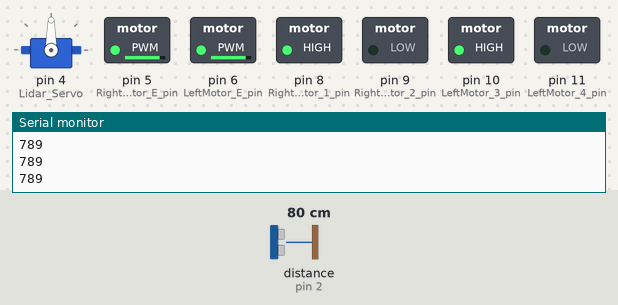
This sketch was run on a simulated Arduino Uno, built with avr-gcc and run on an emulated ATmega328P. On the bench: servo, switched loads named in the sketch (green lamp = pin HIGH), the last lines printed to the serial monitor. Wiring (inferred from the names in the program): ultrasonic range finder: trigger pin 3; echo pin 2. Inputs (shaded band) come from the test bench; at power-on: distance to the obstacle (sensor on pin 2) 80 cm. The echo pulse lasts 58.3 µs per cm; pins used as bus, display or sensor lines are not drawn.

Above: at 1.2 s.
1.3 s: distance to the obstacle (sensor on pin 2) set to 22 cm
2.8 s: distance to the obstacle (sensor on pin 2) set to 18 cm
At 3.4 s:
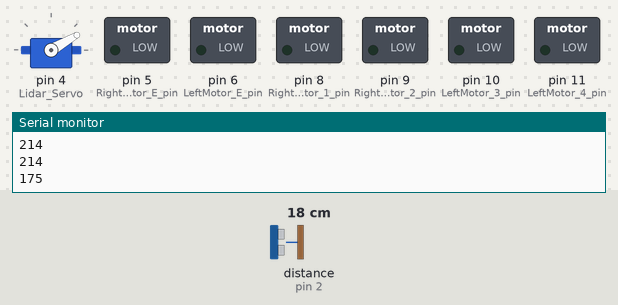
5.8 s: distance to the obstacle (sensor on pin 2) set to 7 cm
8.6 s: distance to the obstacle (sensor on pin 2) set to 4 cm
At 11.1 s:
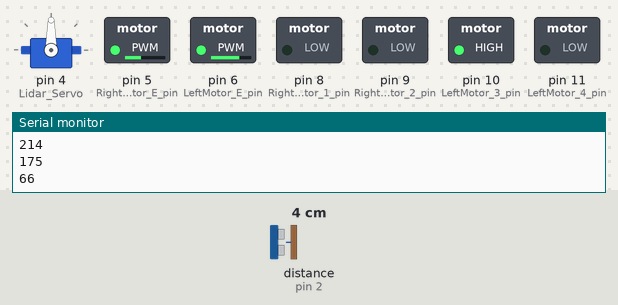
11.6 s: distance to the obstacle (sensor on pin 2) set to 9 cm
At 14.0 s:
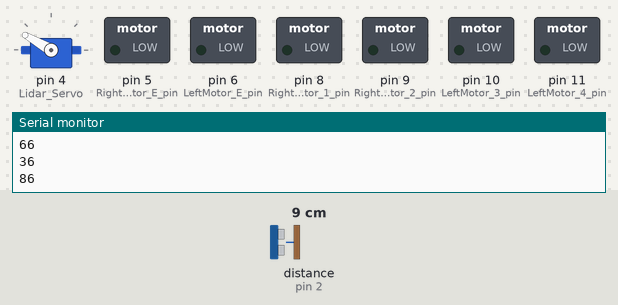
Timing chart, 0 to 15.6 s (numbered marks = the images above; inputs shaded):
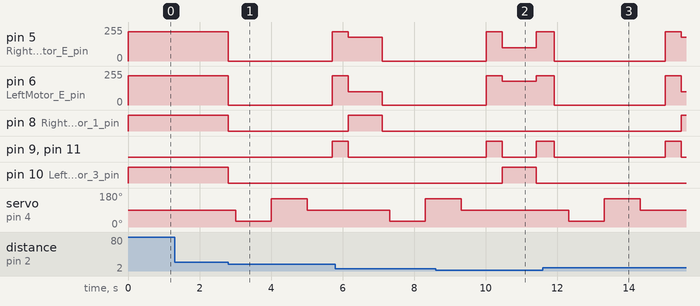

Measured:
- the behaviour switches between 21 and 20 cm on distance to the obstacle (sensor on pin 2) (found by bisection; images 0 and 1)
- the behaviour switches between 6 and 5 cm on distance to the obstacle (sensor on pin 2) (found by bisection; images 1 and 2)
- after the input at 2.8 s, pin 5 (RightMotor_E_pin), pin 6 (LeftMotor_E_pin): 220/255 → 0/255 at once, → 220/255 2.9 s later
- after the input at 8.6 s, pin 8 (RightMotor_1_pin): stays LOW (without the input it goes to HIGH after 1.9 s); pin 10 (LeftMotor_3_pin): LOW → HIGH after 1.9 s, → LOW 0.95 s later
- after the input at 11.6 s, pin 8 (RightMotor_1_pin): LOW → HIGH after 3.9 s; servo on pin 4 (Lidar_Servo): 90° → 30° after 0.72 s, → 150° 1.0 s later, → 90° 1.0 s later

The sketch:

Ultrasonic.ino
```cpp
#include <Servo.h>
#include <SoftwareSerial.h>

Servo Lidar_Servo;

int e_front = 2;
int t_front = 3;
int dist = 0;

int BT_RX = 0;
int BT_TX = 1;
SoftwareSerial bluetooth(BT_TX, BT_RX);

//속도 제어
int L_MotorSpeed = 220;
int L_S_MotorSpeed = 180;
int R_MotorSpeed = 220;
int R_S_MotorSpeed = 180;

int sensor_val;  //센서 인식값

//자동차 구동
void SmartCar_Go();
void SmartCar_Back();
void SmartCar_Left();
void SmartCar_Right();
void SmartCar_Stop();

//서보모터 구동
int Servo_Move();

//초음파 센서
int Ultrasonic();

//AutoMode, ManualMode
void AutoMode();
void ManualMode();

//모터드라이버 pin
int RightMotor_E_pin = 5;  // 오른쪽 모터의 Enable & PWM
int RightMotor_1_pin = 8;  // 오른쪽 모터 제어선 IN1
int RightMotor_2_pin = 9;  // 오른쪽 모터 제어선 IN2
int LeftMotor_3_pin = 10;  // 왼쪽 모터 제어선 IN3
int LeftMotor_4_pin = 11;  // 왼쪽 모터 제어선 IN4
int LeftMotor_E_pin = 6;   // 왼쪽 모터의 Enable & PWM

void setup() {
  Lidar_Servo.attach(4);

  pinMode(RightMotor_E_pin, OUTPUT);
  pinMode(RightMotor_1_pin, OUTPUT);
  pinMode(RightMotor_2_pin, OUTPUT);
  pinMode(LeftMotor_3_pin, OUTPUT);
  pinMode(LeftMotor_4_pin, OUTPUT);
  pinMode(LeftMotor_E_pin, OUTPUT);
  pinMode(e_front, INPUT);
  pinMode(t_front, OUTPUT);

  Serial.begin(9600);
  //bluetooth.begin(9600);
}

void loop() {
  /*
  if (bluetooth.available())
    Serial.write(bluetooth.read());
  if (Serial.available()){
    bluetooth.write(Serial.read());
  }
  */
  AutoMode();
}

void AutoMode() {
  while (1) {
    dist = Ultrasonic();  //거리값 받고
    SmartCar_Go();
    Serial.println(dist);

    if (dist <= 200) {
      if (dist <= 50) {
        SmartCar_Back();
        delay(500);
        SmartCar_Stop();
        delay(200);
      } else {
        SmartCar_Stop();
        delay(200);

        sensor_val = Servo_Move();
        if (sensor_val == 0) {
          SmartCar_Stop();
          delay(200);
          SmartCar_Back();
          delay(450);
          SmartCar_Left();
          delay(950);
        } else if (sensor_val == 1) {
          SmartCar_Stop();
          delay(200);
          SmartCar_Back();
          delay(450);
          SmartCar_Right();
          delay(950);
        }
      }
    }
  }
}


void ManualMode() {
  //곧 만들 예정
}

void SmartCar_Stop() {
  digitalWrite(RightMotor_1_pin, LOW);
  digitalWrite(RightMotor_2_pin, LOW);
  digitalWrite(LeftMotor_3_pin, LOW);
  digitalWrite(LeftMotor_4_pin, LOW);
  analogWrite(RightMotor_E_pin, 0);
  analogWrite(LeftMotor_E_pin, 0);
}

void SmartCar_Go() {
  digitalWrite(RightMotor_1_pin, HIGH);
  digitalWrite(RightMotor_2_pin, LOW);
  digitalWrite(LeftMotor_3_pin, HIGH);
  digitalWrite(LeftMotor_4_pin, LOW);
  analogWrite(RightMotor_E_pin, R_MotorSpeed);
  analogWrite(LeftMotor_E_pin, L_MotorSpeed);
}

void SmartCar_Back() {
  digitalWrite(RightMotor_1_pin, LOW);
  digitalWrite(RightMotor_2_pin, HIGH);
  digitalWrite(LeftMotor_3_pin, LOW);
  digitalWrite(LeftMotor_4_pin, HIGH);
  analogWrite(RightMotor_E_pin, R_MotorSpeed);
  analogWrite(LeftMotor_E_pin, L_MotorSpeed);
}

void SmartCar_Left() {
  digitalWrite(RightMotor_1_pin, HIGH);
  digitalWrite(RightMotor_2_pin, LOW);
  digitalWrite(LeftMotor_3_pin, LOW);
  digitalWrite(LeftMotor_4_pin, LOW);
  analogWrite(RightMotor_E_pin, R_S_MotorSpeed);
  analogWrite(LeftMotor_E_pin, 100);
}

void SmartCar_Right() {
  digitalWrite(RightMotor_1_pin, LOW);
  digitalWrite(RightMotor_2_pin, LOW);
  digitalWrite(LeftMotor_3_pin, HIGH);
  digitalWrite(LeftMotor_4_pin, LOW);
  analogWrite(RightMotor_E_pin, 100);
  analogWrite(LeftMotor_E_pin, L_S_MotorSpeed);
}

int Ultrasonic() {
  long duration, distance;
  digitalWrite(t_front, HIGH);  // trigPin에서 초음파 발생(echoPin도 HIGH)
  delayMicroseconds(10);
  digitalWrite(t_front, LOW);
  duration = pulseIn(e_front, HIGH);  // echoPin 이 HIGH를 유지한 시간을 저장 한다.
  distance = ((float)(340 * duration) / 1000) / 2;

  return distance;
}

int Servo_Move() {
  Lidar_Servo.write(30);  //각도 조절
  delay(500);

  int dis_30 = Ultrasonic();
  delay(500);

  Lidar_Servo.write(150);  //각도 조절
  delay(500);

  int dis_150 = Ultrasonic();
  delay(500);

  if (dis_30 > dis_150)
    sensor_val = 1;
  else
    sensor_val = 0;

  Lidar_Servo.write(90);  //각도 조절
  delay(500);

  return sensor_val;
}
```

DFRobot_TFmini.cpp
```cpp
#include <DFRobot_TFmini.h>

void      DFRobot_TFmini::begin(Stream &s_)
{
    TFSerial = &s_;
    TFSerial->begin(115200);
}

bool      DFRobot_TFmini::measure(void)
{
    uint8_t       TFbuff[9] = {0};
    long          checksum  = 0 ;
    while(TFSerial->available()){
        TFbuff[0] = TFSerial->read();
        checksum += TFbuff[0];
        if(TFbuff[0] == 'Y'){
            TFbuff[1] = TFSerial->read();
            checksum += TFbuff[1];
            if(TFbuff[1] == 'Y'){
                for(int i = 2;i < 8;i++){
                    TFbuff[i] = TFSerial->read();
                    checksum += TFbuff[i];
                }
                TFbuff[8] = TFSerial->read();
                checksum &= 0xff;
                if(checksum == TFbuff[8]){
                    distance = TFbuff[2]+TFbuff[3]*256;
                    strength = TFbuff[4]+TFbuff[5]*256;
                    return true;
                }else{
                    checksum  = 0;
                }
            }else{
                checksum  = 0;
            }
        }else{
            checksum  = 0;
        }
    }
    return false;
}

uint16_t  DFRobot_TFmini::getDistance(void)
{
    return distance;
}

uint16_t  DFRobot_TFmini::getStrength(void)
{
    return strength;
}
```

DFRobot_TFmini.h
```cpp
#ifndef __DFRobot_TFmini_H__
#define __DFRobot_TFmini_H__

#include <Arduino.h>
#include <stdint.h>
#include <Wire.h>
#include "stdio.h"
#include <SoftwareSerial.h>

class DFRobot_TFmini
{
public:
    void                begin(Stream &s_);
    bool                measure(void);
    uint16_t            getDistance(void);
    uint16_t            getStrength(void);
private:
    SoftwareSerial*     TFSerial;
    uint16_t            distance = 0;
    uint16_t            strength = 0;
};

#endif
```
